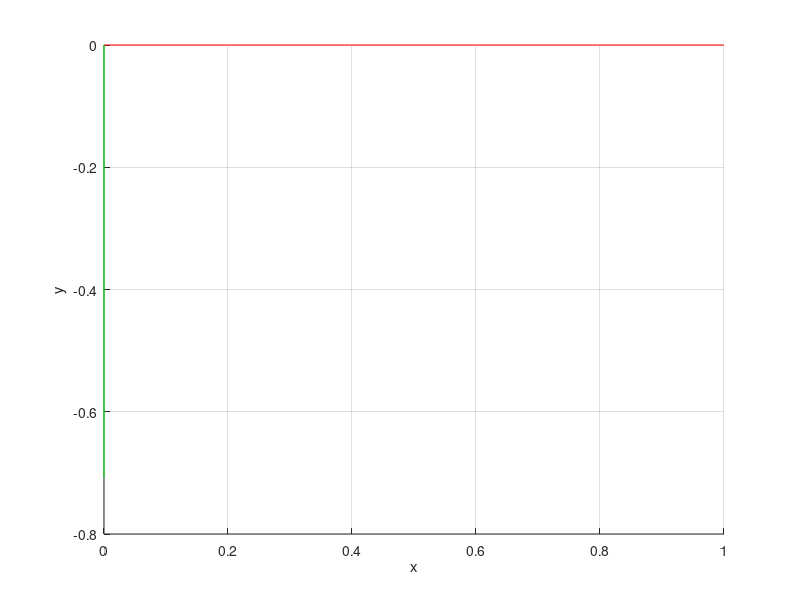

This chart was generated by the following MATLAB code:
clear all
%{
rotrad=2*0.0254;
quadwidth=5*sqrt(2)*0.0254;

% circle for the rotors
thetad=(0:0.1:2*pi)';
rotorx=rotrad*sin(thetad);
rotory=rotrad*cos(thetad);
rotorz=zeros(length(thetad),1);

% position of all the rotors
pa=[quadwidth/2+rotorx rotory rotorz];
pb=[-quadwidth/2+rotorx rotory rotorz];
pc=[rotorx quadwidth/2+rotory rotorz];
pd=[rotorx -quadwidth/2+rotory rotorz];

% body frame vals
shaft=[-quadwidth/2,quadwidth/2]';
shaft1=zeros(length(shaft),1);

% body frame points
shafta=[shaft shaft1 shaft1];
shaftb=[shaft1 shaft shaft1];

% orientation vector
orientation=[[0 0]' [0 0]' [0 .2]'];

figure(1)
cla
axis equal
xlim([-2 2]);
ylim([-2 2]);
zlim([-2 2]);
hold on

xlabel('x');
ylabel('y');
zlabel('z');

rotaplot=plot3(pa(:,1),pa(:,2),pa(:,3),'r');
rotbplot=plot3(pb(:,1),pb(:,2),pb(:,3),'b');
rotcplot=plot3(pc(:,1),pc(:,2),pc(:,3),'b');
rotdplot=plot3(pd(:,1),pd(:,2),pd(:,3),'b');
shaftaplot=plot3(shafta(:,1),shafta(:,2),shafta(:,3),'k-');
shaftbplot=plot3(shaftb(:,1),shaftb(:,2),shaftb(:,3),'k-');
%}

vec=[1;0;0]

R2=[cos(-pi/4) -sin(-pi/4) 0;sin(-pi/4) cos(-pi/4) 0; 0 0 1];
R1=[0 0 -1; 0 1 0; 1 0 0];
Rtot=R1*R2;
n1vec=R1*vec
n2vec=Rtot*vec
figure(1)
clf
grid on
xlabel('x');
ylabel('y');
zlabel('z');
hold on
plot3([0 vec(1)],[0 vec(2)],[0 vec(3)],'r-');
plot3([0 n1vec(1)],[0 n1vec(2)],[0 n1vec(3)],'b-');
plot3([0 n2vec(1)],[0 n2vec(2)],[0 n2vec(3)],'g-');